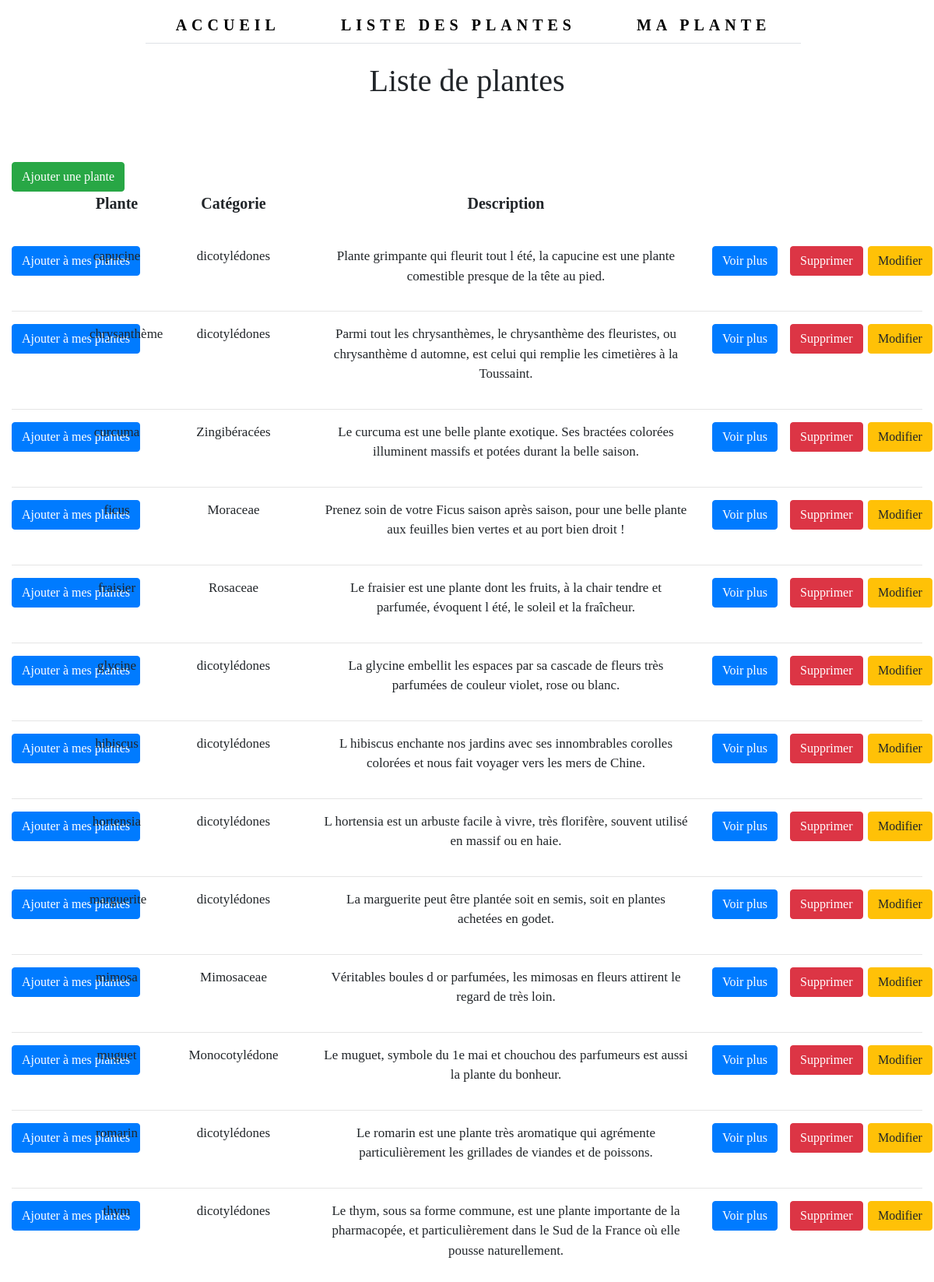
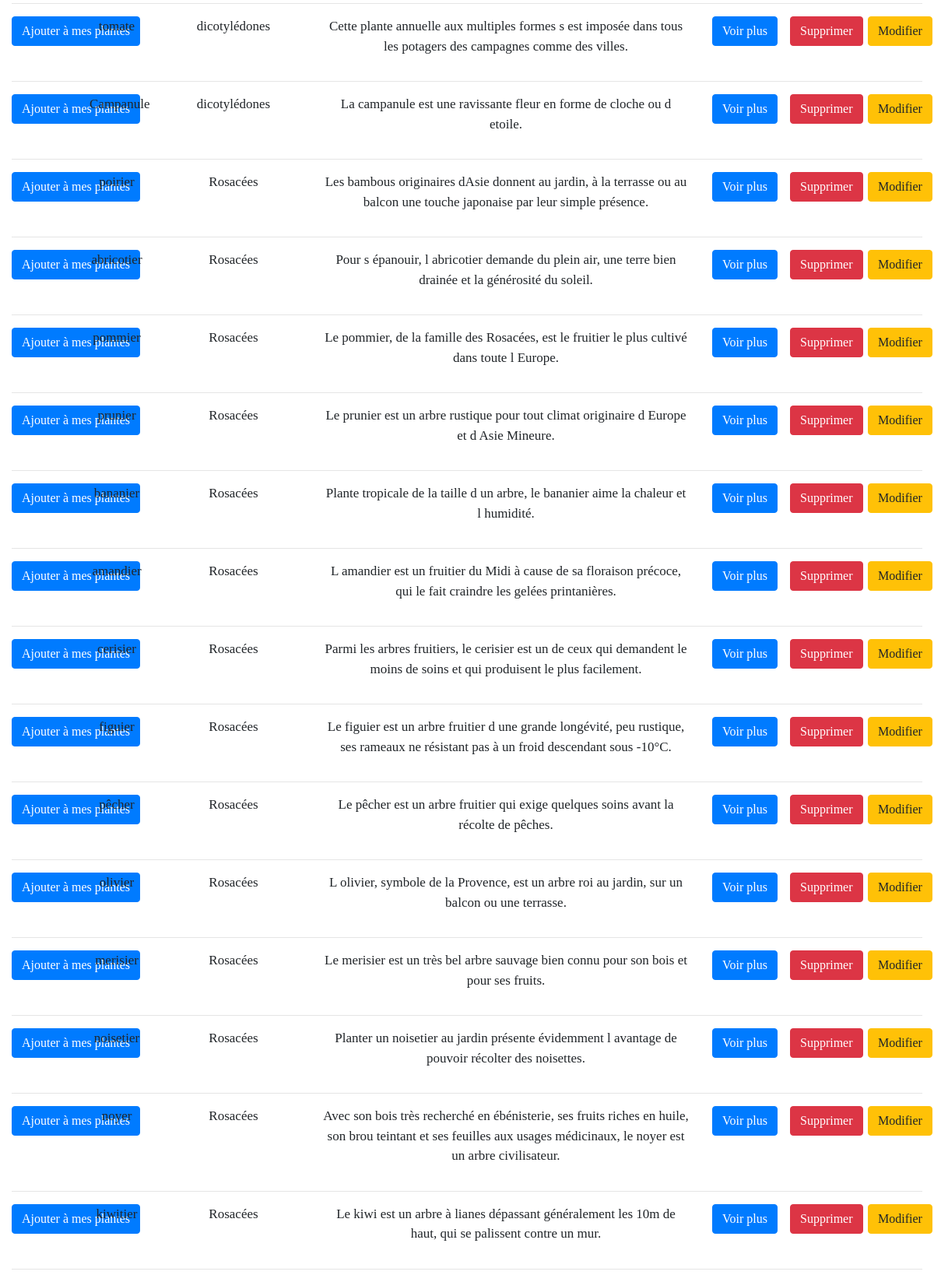
The app's page /site_web/plantes/index.php with its own data (2 pictures, top to bottom).
### tables this page shows
CREATE TABLE `tb_plantes`
(
	`id_plante` INT  NOT NULL AUTO_INCREMENT,
	`plante_nom` VARCHAR(65) NOT NULL,
	`plante_categorie` VARCHAR(65) NOT NULL,
	`plante_description` TEXT,
	`plante_humidite` INT NOT NULL,
	`plante_photo` VARCHAR(150) NOT NULL,
	`plante_luminosite` INT NOT NULL,
	`plante_periode` VARCHAR(65) NOT NULL,
	`plante_temperature` INT NOT NULL,
	PRIMARY KEY(`id_plante`)
);

### site_web/plantes/index.php (the view, shortened to what this page needs)
<?php
    try
    {
        $bdd = new PDO('mysql:host=localhost;dbname=bdd_plantes;charset=utf8', 'pi', 'root');
    }
    catch (Exception $e)
    {
        die('Erreur : ' . $e->getMessage());
    }
    $query = $bdd->query('SELECT * FROM tb_plantes');
    $donnees = $query->fetch()
?>
<!DOCTYPE html>
<html lang="fr">
    <head>
        <?php include '../header_html.php' ?>
    </head>
    <body>
        <?php include '../navbar.php'; ?>
        <div class="container-fluid">
            <div class="row">
                <div class="col-xl-12">
                    <h1>Liste de plantes</h1>
                    <?php echo '<a class="btn btn-success btn_ajouter" href="./add.php?id_plante=' . $donnees['id_plante'] .'"  role="button">Ajouter une plante</a>';?>
                </div>
            </div>
            <div class="row">
                <div class="col-xl-1">
                    <p class="titre"></p><br>
                </div>
                <div class="col-xl-1">
                    <p class="titre">Plante</p><br>
                </div>
                <div class="col-xl-2">
                    <p class="titre">Catégorie</p><br>
                </div>
                <div class="col-xl-5">
                    <p class="titre">Description</p><br>
                </div>
                <div class="col-xl-1">
                    <p class="titre"></p><br>
                </div>
                <div class="col-xl-1">
                    <p class="titre"></p><br>
                </div>
                <div class="col-xl-1">
                    <p class="titre"></p><br>
                </div>
            </div>
        </div>
        <?php
            while ($donnees = $query->fetch())
            {
            ?>
                <div class="container-fluid">
                    <div class="row">
                        <div class="col-xl-1">
                            <p class="contenu">
                            <?php echo '<a class="btn btn-primary" href="./scripts/script_mes_plantes.php?id_plante=' . $donnees['id_plante'] .'"  role="button">Ajouter à mes plantes</a>';?>
                            </p>
                        </div>
                        <div class="col-xl-1">
                            <p class="contenu">
                                <?php echo $donnees['plante_nom']; ?><br>
                            </p>
                        </div>
                        <div class="col-xl-2">
                            <p class="contenu">
                                <?php echo $donnees['plante_categorie']; ?><br>
                            </p>
                        </div>
                        <div class="col-xl-5">
                            <p class="contenu">
                                <?php echo $donnees['plante_description']; ?><br>
                            </p>
                        </div>
                        <div class="col-xl-1">
                            <p class="contenu">
                                <?php echo '<a class="btn btn-primary" href="./voir_plus.php?id_plante=' . $donnees['id_plante'] .'"  role="button">Voir plus</a>';?>
                            </p>
                        </div>
                        <div class="col-xl-1">
                            <p class="contenu">
                                <?php echo '<a class="delete btn btn-danger" href="./scripts/script_delete.php?id_plante=' . $donnees['id_plante'] . '">Supprimer</a>';?>
                            </p>
                        </div>
                        <div class="col-xl-1">
                            <p class="contenu">
                                <?php echo '<a class="delete btn btn-warning" href="./form_edit.php?id_plante=' . $donnees['id_plante'] . '">Modifier</a>';?>
                            </p>
                        </div>
                    </div>
                    <hr>
                </div>
            <?php
            }
            ?>
    </body>
</html>

### site_web/header_html.php (shortened to what this page needs)
<link rel="stylesheet" href="https://stackpath.bootstrapcdn.com/bootstrap/4.1.3/css/bootstrap.min.css">
<link rel="stylesheet" href="https://use.fontawesome.com/releases/v5.3.1/css/all.css">
<link rel="stylesheet" href="../style.css">

### site_web/navbar.php (shortened to what this page needs)
<div class="container-fluid">
    <nav class="navbar navbar-expand-xl fixed-top">
        <div class="collapse navbar-collapse justify-content-center" id="myNavbar">
            <ul class="navbar-nav nav nav-tabs" role="tablist">
                <li class="nav-item">
                    <a class="nav-link" href="../accueil">Accueil</a>
                </li>
                <li class="nav-item">
                    <a class="nav-link" href="../plantes">Liste des Plantes</a>
                </li>
                <li class="nav-item">
                    <a class="nav-link" href="../historiques">Ma Plante</a>
                </li>
            </ul>
        </div>
    </nav>
</div>

### site_web/style.css (style rules this page uses)
html, body { margin: 0; padding: 0; font-family: 'Cinzel', serif; }
h1 { margin: 80px 0; text-align: center; }
.navbar { background-color: #fff; font-size: 20px; letter-spacing: 6px; text-transform: uppercase; font-weight: bold; }
.navbar .nav-link { text-align: center; margin: 0; }
.navbar li a { color: #000 !important; }
.navbar li { padding: 0 30px 0 30px; }
p { text-align: center; font-size: 17px; }
.titre { font-size: 20px; text-align: center; font-weight: bold; }

### records on screen
tb_plantes: plante_nom "capucine", plante_categorie "dicotylédones", plante_description "Plante grimpante qui fleurit tout l été, la capucine est une plante comestible presque de la tête au pied."
tb_plantes: plante_nom "chrysanthème", plante_categorie "dicotylédones", plante_description "Parmi tout les chrysanthèmes, le chrysanthème des fleuristes, ou chrysanthème d automne, est celui qui remplie les cimetières à la Toussaint."
tb_plantes: plante_nom "curcuma", plante_categorie "Zingibéracées", plante_description "Le curcuma est une belle plante exotique. Ses bractées colorées illuminent massifs et potées durant la belle saison."
tb_plantes: plante_nom "ficus", plante_categorie "Moraceae", plante_description "Prenez soin de votre Ficus saison après saison, pour une belle plante aux feuilles bien vertes et au port bien droit !"
tb_plantes: plante_nom "fraisier", plante_categorie "Rosaceae", plante_description "Le fraisier est une plante dont les fruits, à la chair tendre et parfumée, évoquent l été, le soleil et la fraîcheur."
tb_plantes: plante_nom "glycine", plante_categorie "dicotylédones", plante_description "La glycine embellit les espaces par sa cascade de fleurs très parfumées de couleur violet, rose ou blanc."
tb_plantes: plante_nom "hibiscus", plante_categorie "dicotylédones", plante_description "L hibiscus enchante nos jardins avec ses innombrables corolles colorées et nous fait voyager vers les mers de Chine."
tb_plantes: plante_nom "hortensia", plante_categorie "dicotylédones", plante_description "L hortensia est un arbuste facile à vivre, très florifère, souvent utilisé en massif ou en haie."
tb_plantes: plante_nom "marguerite", plante_categorie "dicotylédones", plante_description "La marguerite peut être plantée soit en semis, soit en plantes achetées en godet."
tb_plantes: plante_nom "mimosa", plante_categorie "Mimosaceae", plante_description "Véritables boules d or parfumées, les mimosas en fleurs attirent le regard de très loin."
tb_plantes: plante_nom "muguet", plante_categorie "Monocotylédone", plante_description "Le muguet, symbole du 1e mai et chouchou des parfumeurs est aussi la plante du bonheur."
tb_plantes: plante_nom "romarin", plante_categorie "dicotylédones", plante_description "Le romarin est une plante très aromatique qui agrémente particulièrement les grillades de viandes et de poissons."
tb_plantes: plante_nom "thym", plante_categorie "dicotylédones", plante_description "Le thym, sous sa forme commune, est une plante importante de la pharmacopée, et particulièrement dans le Sud de la France où elle pousse naturellement."
tb_plantes: plante_nom "tomate", plante_categorie "dicotylédones", plante_description "Cette plante annuelle aux multiples formes s est imposée dans tous les potagers des campagnes comme des villes."
tb_plantes: plante_nom "Campanule", plante_categorie "dicotylédones", plante_description "La campanule est une ravissante fleur en forme de cloche ou d etoile."
tb_plantes: plante_nom "poirier", plante_categorie "Rosacées", plante_description "Les bambous originaires dAsie donnent au jardin, à la terrasse ou au balcon une touche japonaise par leur simple présence."
tb_plantes: plante_nom "abricotier", plante_categorie "Rosacées", plante_description "Pour s épanouir, l abricotier demande du plein air, une terre bien drainée et la générosité du soleil."
tb_plantes: plante_nom "pommier", plante_categorie "Rosacées", plante_description "Le pommier, de la famille des Rosacées, est le fruitier le plus cultivé dans toute l Europe."
tb_plantes: plante_nom "prunier", plante_categorie "Rosacées", plante_description "Le prunier est un arbre rustique pour tout climat originaire d Europe et d Asie Mineure."
tb_plantes: plante_nom "bananier", plante_categorie "Rosacées", plante_description "Plante tropicale de la taille d un arbre, le bananier aime la chaleur et l humidité."
tb_plantes: plante_nom "amandier", plante_categorie "Rosacées", plante_description "L amandier est un fruitier du Midi à cause de sa floraison précoce, qui le fait craindre les gelées printanières."
tb_plantes: plante_nom "cerisier", plante_categorie "Rosacées", plante_description "Parmi les arbres fruitiers, le cerisier est un de ceux qui demandent le moins de soins et qui produisent le plus facilement."
tb_plantes: plante_nom "figuier", plante_categorie "Rosacées", plante_description "Le figuier est un arbre fruitier d une grande longévité, peu rustique, ses rameaux ne résistant pas à un froid descendant sous -10°C."
tb_plantes: plante_nom "pêcher", plante_categorie "Rosacées", plante_description "Le pêcher est un arbre fruitier qui exige quelques soins avant la récolte de pêches."
tb_plantes: plante_nom "olivier", plante_categorie "Rosacées", plante_description "L olivier, symbole de la Provence, est un arbre roi au jardin, sur un balcon ou une terrasse."
tb_plantes: plante_nom "merisier", plante_categorie "Rosacées", plante_description "Le merisier est un très bel arbre sauvage bien connu pour son bois et pour ses fruits."
tb_plantes: plante_nom "noisetier", plante_categorie "Rosacées", plante_description "Planter un noisetier au jardin présente évidemment l avantage de pouvoir récolter des noisettes."
tb_plantes: plante_nom "noyer", plante_categorie "Rosacées", plante_description "Avec son bois très recherché en ébénisterie, ses fruits riches en huile, son brou teintant et ses feuilles aux usages médicinaux, le noyer est un arbre civilisateur."
tb_plantes: plante_nom "kiwitier", plante_categorie "Rosacées", plante_description "Le kiwi est un arbre à lianes dépassant généralement les 10m de haut, qui se palissent contre un mur."
